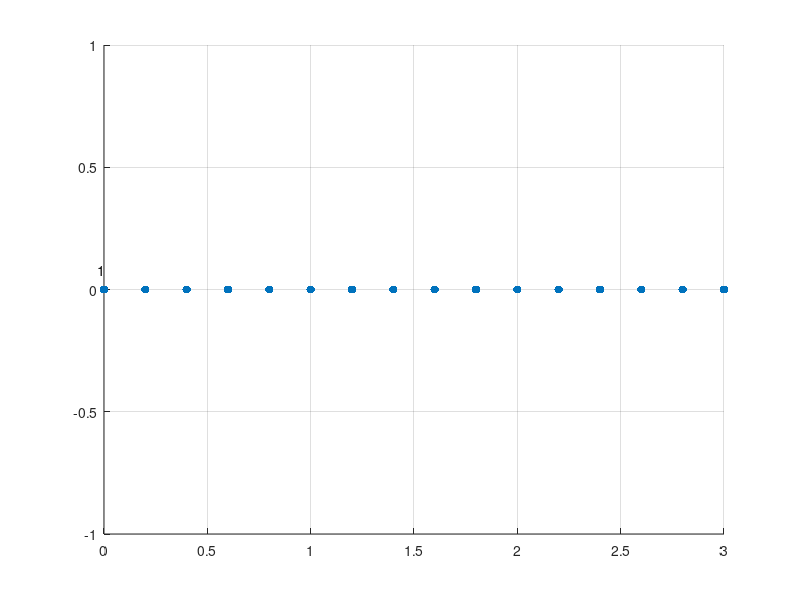

The MATLAB source for this figure: (Note: this script raises an error after producing the figure.)
clear

%% %%% Step 1. Material properties and geometrical properties
E1 = 2e11;E2 = 1.5e11; E3 = 1e11;%%%% Elastic modulus

A1 = 1; A2 = 1/2; A3 = 1/4;%%%% Cross-sectional areas (m^2)

L1 = 1; L2 = 1; L3 = 1;%%%% elngth of three sections (m)

%%%%%%%% Stress-strain relation: S = C.E
C1 = E1; C2 = E2; C3 = E3;

%% %%%% Step 2. Create mesh
%%%%%%% 2.1. generate nodal coordinates
dx = 0.2;%%%%% mesh size

x1 = (0:dx:L1)';%%%%% node coordinates for the first section

x2 = ((L1+dx):dx:(L1+L2))';%%%%% node coordinates for the second section

x3 = ((L1+L2+dx):dx:(L1+L2+L3))';%%%%% node coordinates for the third section

x = [x1; x2; x3];%%% combine all sections

nP = length(x);%%%% number of nodes

%%%%%%%% Try to plot the nodes
figure
scatter(x,zeros(nP,1),'filled');
grid on
for i = 1:nP
    t = text(x(i,1)-0.03,0.08,num2str(i));
    hold on
    t.Color = 'k';
    t.FontSize = 14;
end

%%%%%%% 2.2. nodal conectivity for elements
nE = nP-1;%%% number of elements
eNodes = zeros(nE,2);
for i = 1:nE
   eNodes(i,1) = i;
   eNodes(i,2) = i+1;
end

%% %%%%%% Step 3. Calculate stiffness matrix: K
nDof = nP;
K = zeros(nDof,nDof);%%% Global stiffness K has size of nPxnP

for i = 1:nE
    %%%% nodes of element
    eDof = eNodes(i,:);
    nnDof = length(eDof);
    
    %%%% Length of element
    Le = abs(x(eDof(2),1)-x(eDof(1),1));%%%%% Le = |x2-x1|
    
    detJ = Le/2;
    invJ = 1/detJ;
    
    %%%%% Central gauss quadrature: (xi = 0, weight = 2)
    [shape,nDeriv] = shapeFunct_Truss(0);
    gaussWt = 2;
    
    %%%%% B matrix
    Xderiv = nDeriv*invJ;
    B = zeros(1,nnDof); B(1:nnDof) = Xderiv(:);
    
    
    if x(eDof(2),1)<= L1
        Ke = A1*(B'*C1*B)*detJ*gaussWt;
    elseif x(eDof(2),1)<= (L2+L1)
        Ke = A2*(B'*C2*B)*detJ*gaussWt;
    else
        Ke = A3*(B'*C3*B)*detJ*gaussWt;
    end

    K(eDof,eDof) = K(eDof,eDof) + Ke;
end

%% %%% Boundary conditions
fixedP = find(x == 0);
fixedDof = fixedP;

%% %%% Loading conditions
F1 = -1e6; F2 = -2e5; F3 = 3e5;
force = zeros(nP,1);

p1 = find(x(:,1) == L1);
p2 = find(x(:,1) == (L1+L2));
force(p1,1) = F1;
force(p2,1) = F2;
force(end) = F3;

%% %%%% Solution
disp = solution(nDof,fixedDof,K,force);



%% %%%% Post processing
%%%% 1: Plot displacement field and compare with ANSYS
[xANSYS,id] = sort(NLIST);
uANSYS1 = uANSYS(id);

figure
plot(x,disp,'r:','LineWidth',2);
hold on
plot(xANSYS,uANSYS1,'b--','LineWidth',2);
xlabel('x (m)');
ylabel('displacement: u (m)');
grid on
view(2)
legend('u-FEA code', 'u-ANSYS')
legend('boxoff')
set(gca,'FontSize',16);
set(gca, 'FontName', 'Times New Roman')



%%%% 2: Strain and stress field
strain_ele = zeros(nE,1);
stress_ele = zeros(nE,1);

strain_node = zeros(nE,2);
stress_node = zeros(nE,2);

for i = 1:nE
    %%%% nodes of element
    eDof = eNodes(i,:);%%%% eDof = [start_node, end_node]
    nnDof = length(eDof);%%%% nnDof = number of DOFs for each element
    
    %%%% length of element
    Le = abs(x(eDof(2),1)-x(eDof(1),1));%%%% Le = |x2-x1|
    
    detJ = Le/2;%%%%%% Determinant of Jacobian: det(J)
    invJ = 1/detJ;%%%%%% 1/det(J)
    
    %%%%% One point gauss quadrature: (xi = 0, weight = 2)
    [shape,nDeriv] = shapeFunct_Truss(0);
    gaussWt = 2;
    
    %%%%% Strain-displacement matrix: B
    Xderiv = nDeriv*invJ;
    B = zeros(1,nnDof); B(1:nnDof) = Xderiv(:);
    
    %%%%% strain for element and nodes
    ei = B*disp(eDof);
    
    strain_ele(i,:) = ei;
    strain_node(i,:) = ei;
    
    %%%%% stress for elements and nodes
    if x(eDof(2),1)<= L1
        Ci = C1;
    elseif x(eDof(2),1)<= (L2+L1)
        Ci = C2;
    else
        Ci = C3;
    end
    
    stress_ele(i,:) = Ci*ei;
    stress_node(i,:) = Ci*ei;
end

%%%%%%%%% FINISH!! %%%%%%%%%%%%%%
%%%%%%%%% Please save data if you want to use it later %%%%%%%%%%
